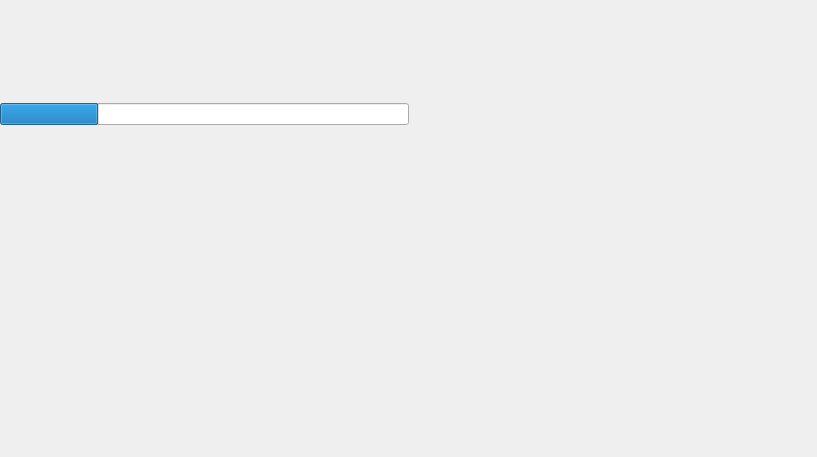
<?xml version="1.0" encoding="UTF-8"?>
<ui version="4.0">
 <class>Progress</class>
 <widget class="QWidget" name="Progress">
  <property name="geometry">
   <rect>
    <x>0</x>
    <y>0</y>
    <width>817</width>
    <height>457</height>
   </rect>
  </property>
  <property name="windowTitle">
   <string>Form</string>
  </property>
  <property name="styleSheet">
   <string notr="true"/>
  </property>
  <layout class="QGridLayout" name="gridLayout">
   <property name="leftMargin">
    <number>0</number>
   </property>
   <property name="topMargin">
    <number>0</number>
   </property>
   <property name="rightMargin">
    <number>0</number>
   </property>
   <property name="bottomMargin">
    <number>0</number>
   </property>
   <property name="spacing">
    <number>0</number>
   </property>
   <item row="0" column="0">
    <widget class="QWidget" name="widget" native="true">
     <property name="styleSheet">
      <string notr="true"/>
     </property>
     <layout class="QGridLayout" name="gridLayout_3">
      <property name="leftMargin">
       <number>0</number>
      </property>
      <property name="topMargin">
       <number>0</number>
      </property>
      <property name="rightMargin">
       <number>0</number>
      </property>
      <property name="bottomMargin">
       <number>0</number>
      </property>
      <property name="spacing">
       <number>0</number>
      </property>
      <item row="0" column="2">
       <widget class="QWidget" name="widget_2" native="true">
        <layout class="QGridLayout" name="gridLayout_2">
         <property name="leftMargin">
          <number>0</number>
         </property>
         <property name="topMargin">
          <number>0</number>
         </property>
         <property name="rightMargin">
          <number>0</number>
         </property>
         <property name="bottomMargin">
          <number>0</number>
         </property>
         <property name="spacing">
          <number>0</number>
         </property>
         <item row="0" column="0">
          <widget class="QProgressBar" name="pb">
           <property name="value">
            <number>24</number>
           </property>
           <property name="textVisible">
            <bool>false</bool>
           </property>
          </widget>
         </item>
         <item row="0" column="1">
          <spacer name="horizontalSpacer">
           <property name="orientation">
            <enum>Qt::Horizontal</enum>
           </property>
           <property name="sizeHint" stdset="0">
            <size>
             <width>40</width>
             <height>20</height>
            </size>
           </property>
          </spacer>
         </item>
        </layout>
       </widget>
      </item>
      <item row="1" column="2">
       <layout class="QHBoxLayout" name="horizontalLayout_2">
        <property name="spacing">
         <number>0</number>
        </property>
        <property name="topMargin">
         <number>2</number>
        </property>
        <item alignment="Qt::AlignVCenter">
         <widget class="QLabel" name="point">
          <property name="minimumSize">
           <size>
            <width>6</width>
            <height>6</height>
           </size>
          </property>
          <property name="maximumSize">
           <size>
            <width>6</width>
            <height>6</height>
           </size>
          </property>
          <property name="text">
           <string/>
          </property>
         </widget>
        </item>
        <item>
         <spacer name="horizontalSpacer_2">
          <property name="orientation">
           <enum>Qt::Horizontal</enum>
          </property>
          <property name="sizeType">
           <enum>QSizePolicy::Fixed</enum>
          </property>
          <property name="sizeHint" stdset="0">
           <size>
            <width>12</width>
            <height>0</height>
           </size>
          </property>
         </spacer>
        </item>
        <item alignment="Qt::AlignVCenter">
         <widget class="QLabel" name="status">
          <property name="text">
           <string/>
          </property>
         </widget>
        </item>
       </layout>
      </item>
     </layout>
    </widget>
   </item>
  </layout>
 </widget>
 <resources/>
 <connections/>
</ui>
